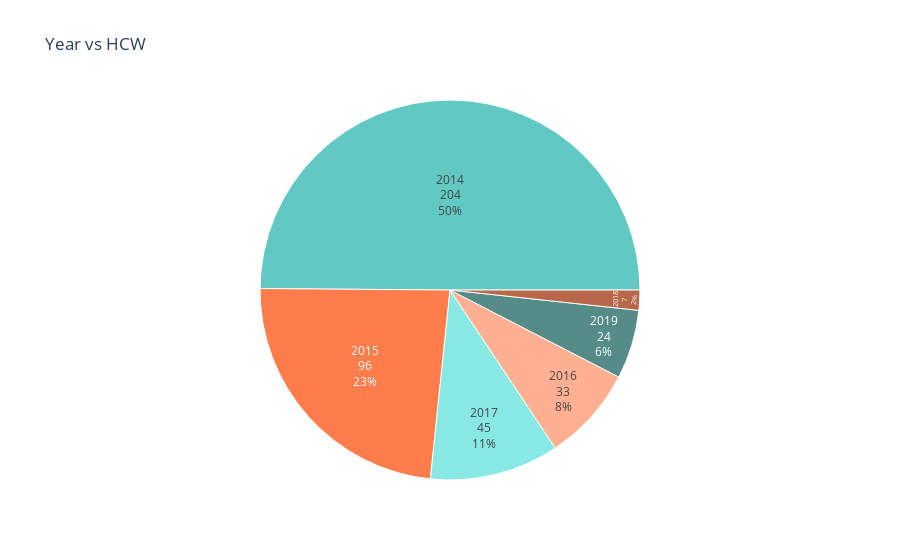

Notebook code cell kept with this figure:
### Code cell
fig = xp.sunburst(demo, path=['Year'], values='No. of HCW',
                  color_discrete_sequence=['lightseagreen', 'orangered'], title='Year vs HCW')
fig.data[0].textinfo = 'label+text+value+percent root'
fig.show()

### Figure 1 — Plotly figure (JSON) as saved in the notebook; plotly's stock layout.template omitted (floating-point values rounded to 4 significant figures)
{"data": [{"branchvalues": "total", "domain": {"x": [0, 1], "y": [0, 1]}, "hovertemplate": "labels=%{label}<br>No. of HCW=%{value}<br>parent=%{parent}<br>id=%{id}<extra></extra>", "ids": ["2014", "2015", "2016", "2017", "2018", "2019"], "labels": ["2014", "2015", "2016", "2017", "2018", "2019"], "name": "", "parents": ["", "", "", "", "", ""], "textinfo": "label+text+value+percent root", "type": "sunburst", "values": [204, 96, 33, 45, 7, 24]}], "layout": {"legend": {"tracegroupgap": 0}, "sunburstcolorway": ["lightseagreen", "orangered"], "title": {"text": "Year vs HCW"}}}
